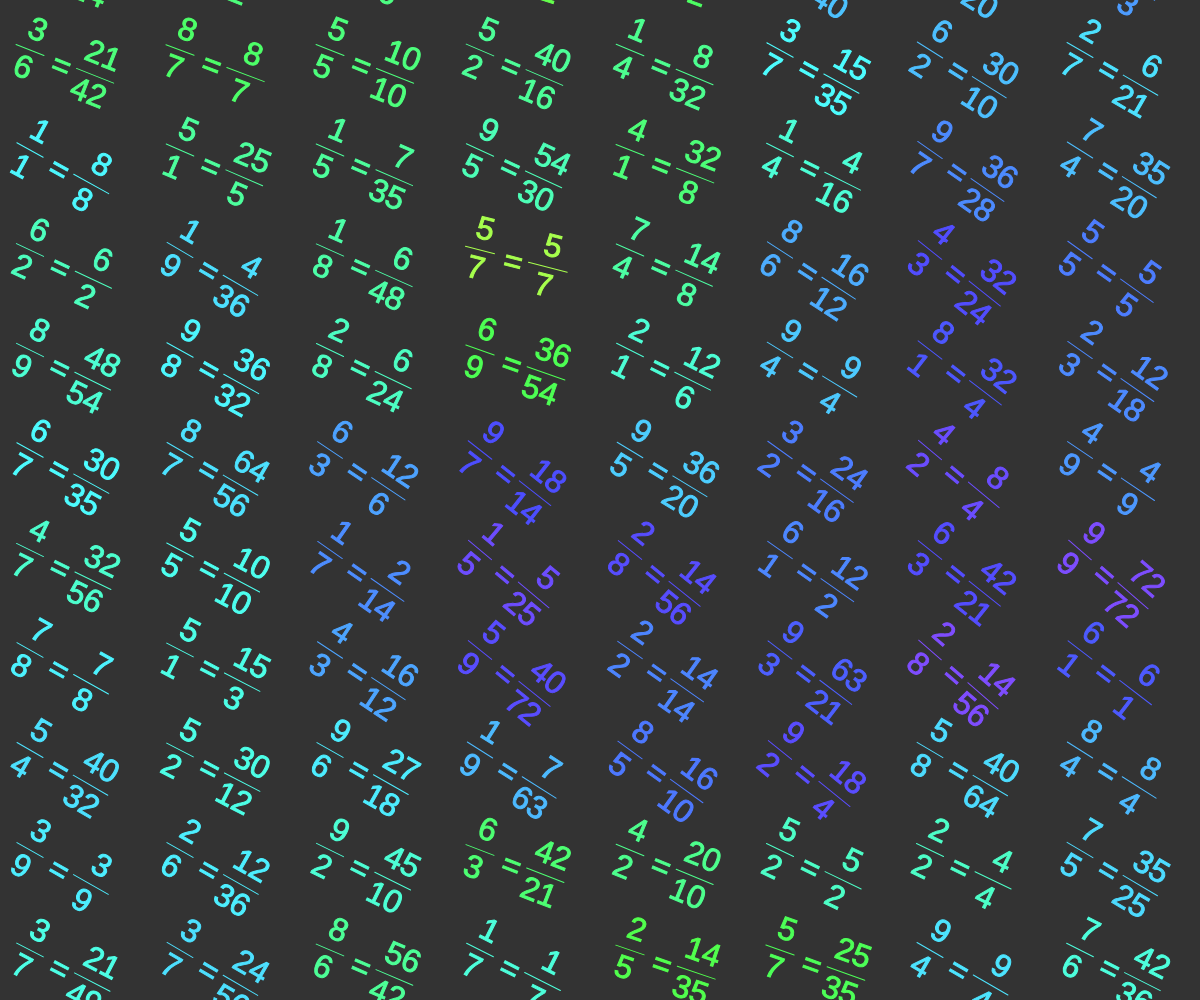
Frame 1 (no input)
Frame 60 (no input): identical to frame 1, image omitted
Frame 120 (the mouse pressed at the canvas centre since frame 60): identical to frame 1, image omitted

The p5.js sketch that drew this single still picture (run headless with seeded random() and noise() and a simulated clock; from frame 60 on, the mouse is pressed at the canvas centre):

// p5.js sketch
// ── sketch.js
let xoff = 0,
    yoff = 0,
    pass=0.3;

function setup() {
    createCanvas(windowWidth, windowHeight);
    background(51);
    colorMode(HSB, 360, 100, 100)
    textSize(32);
    textAlign(CENTER, CENTER);
    for (let i = -1020; i <= width; i += 150) {
    	xoff=0;
        for (let j = -1050; j <= height; j += 100) {
            let col = color(noise(xoff,yoff)*360, 70, 100)
            fill(col)
            stroke(col)
            let no1 = int(random(1, 10));
            let no2 = int(random(1, 10));
            let factor = int(random(1, 9));
            fraction(i, j, no1, no2, no1 * factor, no2 * factor);
        	xoff+=pass;
        }
        yoff+=pass;
    }
}

function draw() {

}


function fraction(x, y, no1, no2, no3, no4) {
    push();
    translate(x, y)
    rotate(noise(xoff, yoff))
    text(
        `${no1}
${no2}`, 0, 0);

    line(-15, 0, 15, 0)
    text('=', 35, 5);


    text(
        `${no3}
${no4}`, 70, 0);


    line(50, 0, 90, 0)
    pop();
}
